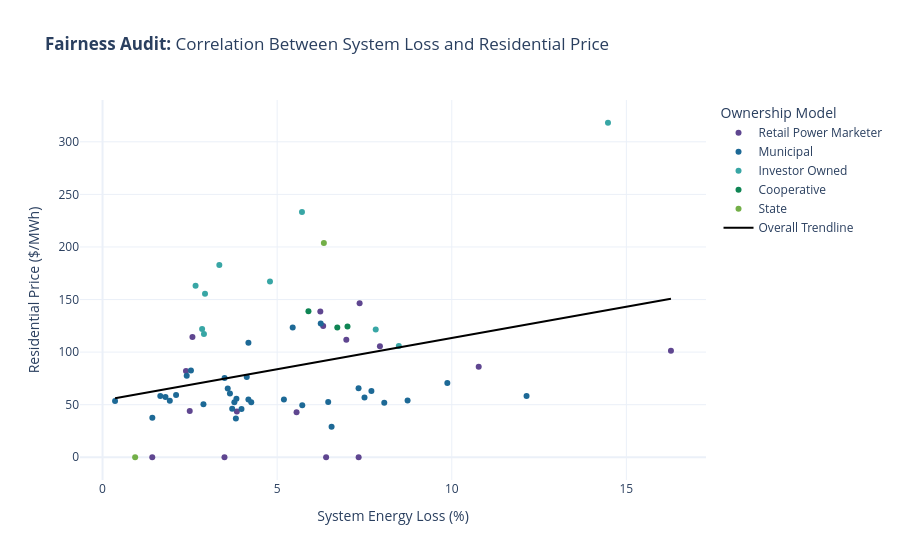

Notebook source saved alongside this figure:
### Code cell
def get_fairness_scatter(df):
    fig = px.scatter(
        df, x='SystemLossPercentage', y='ResidentialUnitPrice',
        # size='Retail.Residential.Customers', 
        color='Utility.Type',
        hover_name='Utility.Name', 
                        trendline="ols", trendline_scope="overall", trendline_color_override="black",
        title='<b>Fairness Audit:</b> Correlation Between System Loss and Residential Price',
        labels={'Utility.Type': "Ownership Model",
                'SystemLossPercentage': 'System Energy Loss (%)', 
                'ResidentialUnitPrice': 'Residential Price ($/MWh)'},
        template='plotly_white',
        color_discrete_sequence=px.colors.qualitative.Prism
    )

    fig.show()

get_fairness_scatter(ny_df[ny_df.SystemLossPercentage > 0])

### Figure 1 — Plotly figure (JSON) as saved in the notebook; plotly's stock layout.template omitted (floating-point values rounded to 4 significant figures)
{"data": [{"hovertemplate": "<b>%{hovertext}</b><br><br>Ownership Model=Retail Power Marketer<br>System Energy Loss (%)=%{x}<br>Residential Price ($/MWh)=%{y}<extra></extra>", "hovertext": ["Agway Energy Services, LLC", "Empire Natural Gas Corporation", "Energy Coop of New York, Inc", "Morgan Stanley Capital Grp Inc", "Robison Energy, LLC", "New York Industrial Energy Buyers", "NOCO Electric", "Major Energy Electric Services", "EnergyMark, LLC", "Respond Power LLC", "Kiwi Energy NY LLC", "SmartEnergy Holdings, LLC", "HIKO Energy, LLC", "Spring Energy RRH LLC dba Spring Power &", "South Bay Energy Corp.", "Mirabito Power & Gas, LLC"], "legendgroup": "Retail Power Marketer", "marker": {"color": "rgb(95, 70, 144)", "symbol": "circle"}, "mode": "markers", "name": "Retail Power Marketer", "orientation": "v", "showlegend": true, "type": "scatter", "x": [2.389, 6.402, 3.846, 1.424, 10.77, 3.492, 5.556, 2.574, 2.497, 7.361, 6.981, 16.28, 6.237, 7.943, 6.318, 7.334], "xaxis": "x", "y": [82.13, 0.0, 43.44, 0.0, 85.96, 0.0, 42.74, 114.3, 44.04, 146.4, 111.8, 101.2, 138.5, 105.5, 124.9, 0.0], "yaxis": "y"}, {"hovertemplate": "<b>%{hovertext}</b><br><br>Ownership Model=Municipal<br>System Energy Loss (%)=%{x}<br>Residential Price ($/MWh)=%{y}<extra></extra>", "hovertext": ["Village of Arcade - (NY)", "Village of Akron - (NY)", "Village of Angelica - (NY)", "Bath Electric Gas & Water", "Village of Bergen - (NY)", "Village of Boonville - (NY)", "Village of Brocton - (NY)", "Village of Castile - (NY)", "Village of Endicott - (NY)", "Village of Fairport - (NY)", "Village of Freeport - (NY)", "Village of Green Island - (NY)", "Village of Greene - (NY)", "Village of Groton - (NY)", "Village of Hamilton - (NY)", "Village of Ilion - (NY)", "Jamestown Board of Public Util", "Lake Placid Village, Inc - (NY)", "Village of Little Valley - (NY)", "Village of Marathon - (NY)", "Town of Massena - (NY)", "Village of Mayville - (NY)", "Village of Penn Yan - (NY)", "City of Plattsburgh - (NY)", "Village of Richmondville - (NY)", "Village of Rockville Centre - (NY)", "Village of Rouses Point - (NY)", "City of Salamanca - (NY)", "City of Sherrill - (NY)", "Village of Solvay - (NY)", "Village of Springville - (NY)", "Village of Tupper Lake - (NY)", "Village of Watkins Glen - (NY)", "Village of Westfield - (NY)"], "legendgroup": "Municipal", "marker": {"color": "rgb(29, 105, 150)", "symbol": "circle"}, "mode": "markers", "name": "Municipal", "orientation": "v", "showlegend": true, "type": "scatter", "x": [3.775, 4.258, 7.699, 2.106, 2.411, 8.068, 3.979, 1.654, 3.585, 3.834, 6.248, 4.177, 4.177, 6.462, 5.719, 0.3584, 2.532, 5.194, 4.129, 9.874, 3.649, 7.331, 1.426, 3.713, 3.495, 5.445, 6.559, 2.89, 12.14, 1.802, 8.735, 1.926, 3.818, 7.502], "xaxis": "x", "y": [52.34, 52.23, 63.0, 59.32, 77.46, 51.83, 45.89, 58.23, 65.44, 55.53, 127.2, 109.0, 54.85, 52.48, 49.34, 53.57, 82.54, 54.93, 76.33, 70.51, 60.64, 65.53, 37.49, 46.17, 75.41, 123.4, 29.1, 50.3, 58.28, 57.22, 53.94, 53.75, 36.87, 56.94], "yaxis": "y"}, {"hovertemplate": "<b>%{hovertext}</b><br><br>Ownership Model=Investor Owned<br>System Energy Loss (%)=%{x}<br>Residential Price ($/MWh)=%{y}<extra></extra>", "hovertext": ["Central Hudson Gas & Elec Corp", "Consolidated Edison Co-NY Inc", "Fishers Island Utility Co Inc", "Massachusetts Electric Co", "New York State Elec & Gas Corp", "Niagara Mohawk Power Corp.", "Orange & Rockland Utils Inc", "Pike County Light & Power Co", "Rochester Gas & Electric Corp", "Rockland Electric Co"], "legendgroup": "Investor Owned", "marker": {"color": "rgb(56, 166, 165)", "symbol": "circle"}, "mode": "markers", "name": "Investor Owned", "orientation": "v", "showlegend": true, "type": "scatter", "x": [2.664, 5.711, 14.47, 3.344, 8.484, 2.904, 4.795, 2.851, 7.823, 2.934], "xaxis": "x", "y": [163.0, 233.2, 318.1, 182.8, 105.7, 117.3, 167.1, 122.0, 121.6, 155.4], "yaxis": "y"}, {"hovertemplate": "<b>%{hovertext}</b><br><br>Ownership Model=Cooperative<br>System Energy Loss (%)=%{x}<br>Residential Price ($/MWh)=%{y}<extra></extra>", "hovertext": ["Delaware County Elec Coop Inc", "Otsego Electric Coop, Inc", "Steuben Rural Elec Coop, Inc"], "legendgroup": "Cooperative", "marker": {"color": "rgb(15, 133, 84)", "symbol": "circle"}, "mode": "markers", "name": "Cooperative", "orientation": "v", "showlegend": true, "type": "scatter", "x": [5.896, 7.014, 6.722], "xaxis": "x", "y": [138.9, 124.3, 123.5], "yaxis": "y"}, {"hovertemplate": "<b>%{hovertext}</b><br><br>Ownership Model=State<br>System Energy Loss (%)=%{x}<br>Residential Price ($/MWh)=%{y}<extra></extra>", "hovertext": ["Long Island Power Authority", "New York Power Authority"], "legendgroup": "State", "marker": {"color": "rgb(115, 175, 72)", "symbol": "circle"}, "mode": "markers", "name": "State", "orientation": "v", "showlegend": true, "type": "scatter", "x": [6.338, 0.9338], "xaxis": "x", "y": [203.9, 0.0], "yaxis": "y"}, {"hovertemplate": "<b>OLS trendline</b><br>ResidentialUnitPrice = 5.93964 * SystemLossPercentage + 53.9904<br>R<sup>2</sup>=0.101174<br><br>System Energy Loss (%)=%{x}<br>Residential Price ($/MWh)=%{y} <b>(trend)</b><extra></extra>", "legendgroup": "Overall Trendline", "line": {"color": "black"}, "mode": "lines", "name": "Overall Trendline", "showlegend": true, "type": "scatter", "x": [0.3584, 0.9338, 1.424, 1.426, 1.654, 1.802, 1.926, 2.106, 2.389, 2.411, 2.497, 2.532, 2.574, 2.664, 2.851, 2.89, 2.904, 2.934, 3.344, 3.492, 3.495, 3.585, 3.649, 3.713, 3.775, 3.818, 3.834, 3.846, 3.979, 4.129, 4.177, 4.177, 4.258, 4.795, 5.194, 5.445, 5.556, 5.711, 5.719, 5.896, 6.237, 6.248, 6.318, 6.338, 6.402, 6.462, 6.559, 6.722, 6.981, 7.014, 7.331, 7.334, 7.361, 7.502, 7.699, 7.823, 7.943, 8.068, 8.484, 8.735, 9.874, 10.77, 12.14, 14.47, 16.28], "xaxis": "x", "y": [56.12, 59.54, 62.45, 62.46, 63.82, 64.7, 65.43, 66.5, 68.18, 68.31, 68.82, 69.03, 69.28, 69.81, 70.92, 71.15, 71.24, 71.42, 73.85, 74.73, 74.75, 75.28, 75.66, 76.04, 76.41, 76.67, 76.76, 76.84, 77.62, 78.52, 78.8, 78.8, 79.28, 82.47, 84.84, 86.33, 86.99, 87.91, 87.96, 89.01, 91.03, 91.1, 91.52, 91.64, 92.02, 92.37, 92.95, 93.92, 95.45, 95.65, 97.54, 97.55, 97.71, 98.55, 99.72, 100.5, 101.2, 101.9, 104.4, 105.9, 112.6, 118.0, 126.1, 140.0, 150.7], "yaxis": "y"}], "layout": {"legend": {"title": {"text": "Ownership Model"}, "tracegroupgap": 0}, "title": {"text": "<b>Fairness Audit:</b> Correlation Between System Loss and Residential Price"}, "xaxis": {"anchor": "y", "domain": [0, 1], "title": {"text": "System Energy Loss (%)"}}, "yaxis": {"anchor": "x", "domain": [0, 1], "title": {"text": "Residential Price ($/MWh)"}}}}
